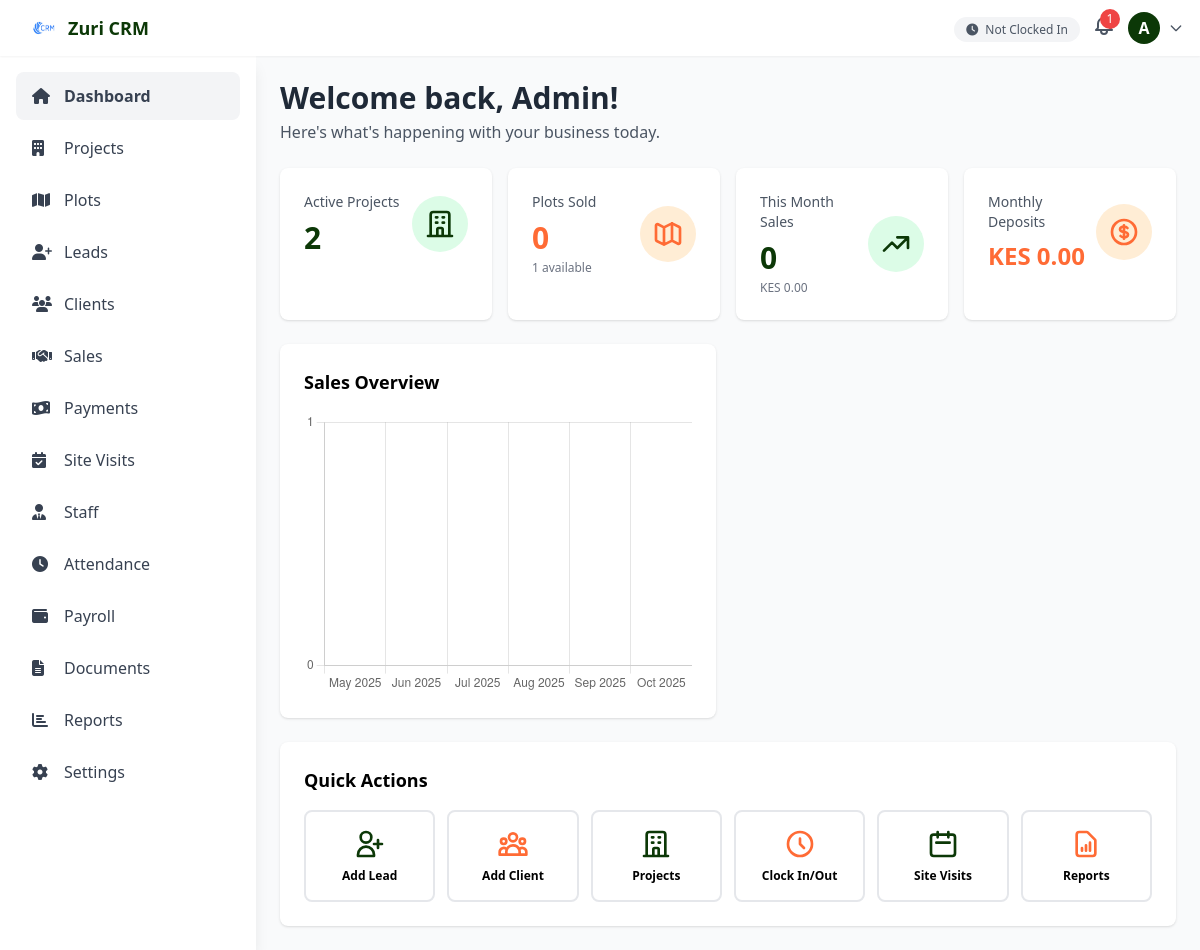
/dashboard.php (signed in), run on the app's committed database.
### tables this page shows
CREATE TABLE `settings` (
  `id` int NOT NULL,
  `site_name` varchar(255) DEFAULT 'Zuri CRM',
  `primary_color` varchar(7) DEFAULT '#0C3807',
  `secondary_color` varchar(7) DEFAULT '#FF6B35',
  `contact_email` varchar(255) DEFAULT NULL,
  `contact_phone` varchar(20) DEFAULT NULL,
  `contact_address` text,
  `office_latitude` decimal(10,8) DEFAULT NULL,
  `office_longitude` decimal(11,8) DEFAULT NULL,
  `office_radius` int DEFAULT '100',
  `logo_path` varchar(255) DEFAULT '/logo.png',
  `updated_at` timestamp NOT NULL DEFAULT CURRENT_TIMESTAMP ON UPDATE CURRENT_TIMESTAMP
);

### dashboard.php (the view, shortened to what the rows shown need)
<?php
require_once 'config.php';
$settings = getSettings();
$chartData = [];
if (hasPermission('sales', 'view')) {
    for ($i = 5; $i >= 0; $i--) {
        $month = date('Y-m', strtotime("-$i months"));
        $monthName = date('M Y', strtotime("-$i months"));
        $stmt = $pdo->prepare("SELECT COUNT(*) as count, COALESCE(SUM(sale_price), 0) as total
                               FROM sales
                               WHERE DATE_FORMAT(sale_date, '%Y-%m') = ? AND status != 'cancelled'");
        $stmt->execute([$month]);
        $data = $stmt->fetch();
        $chartData[] = [
            'month' => $monthName,
            'sales' => $data['count'],
            'revenue' => $data['total']
        ];
    }
}
include 'includes/header.php';
?>
<div class="p-4 md:p-6 pb-20 md:pb-6">
    <div class="mb-6">
        <h1 class="text-2xl md:text-3xl font-bold text-gray-800">Welcome back, <?php echo sanitize(explode(' ', getUserName())[0]); ?>!</h1>
    </div>
    <div class="grid grid-cols-1 lg:grid-cols-2 gap-6 mb-6">
        <?php if (!empty($chartData)): ?>
        <div class="bg-white rounded-lg shadow p-4 md:p-6">
            <h2 class="text-lg font-bold mb-4">Sales Overview</h2>
        </div>
        <?php endif; ?>
    </div>
    <div class="bg-white rounded-lg shadow p-4 md:p-6">
        <h2 class="text-lg font-bold mb-4">Quick Actions</h2>
    </div>
</div>
<script>
<?php if (!empty($chartData)): ?>
const ctx = document.getElementById('salesChart');
new Chart(ctx, {
    type: 'bar',
    data: {
        labels: <?php echo json_encode(array_column($chartData, 'month')); ?>,
        datasets: [{
            label: 'Sales Count',
            data: <?php echo json_encode(array_column($chartData, 'sales')); ?>,
            backgroundColor: '<?php echo $settings['primary_color']; ?>',
            borderColor: '<?php echo $settings['primary_color']; ?>',
            borderWidth: 1
        }]
    },
    options: {
        responsive: true,
        maintainAspectRatio: false,
        scales: {
            y: {
                beginAtZero: true,
                ticks: {
                    precision: 0
                }
            }
        },
        plugins: {
            legend: {
                display: false
            }
        }
    }
});
<?php endif; ?>
</script>

### includes/header.php (shortened to what the rows shown need)
<?php
$settings = getSettings();
?>
<!DOCTYPE html>
<html lang="en">
<head>
    <script src="https://cdn.tailwindcss.com"></script>
    <link rel="stylesheet" href="https://cdnjs.cloudflare.com/ajax/libs/font-awesome/6.4.0/css/all.min.css">
</head>
<body class="bg-gray-50">
    <header class="bg-white shadow-sm fixed top-0 left-0 right-0 z-40">
        <div class="flex items-center justify-between px-4 py-3">
            <div class="flex items-center space-x-3">
                <div class="flex items-center space-x-2">
                    <img src="<?php echo $settings['logo_path']; ?>" alt="Logo" class="h-8 w-8">
                    <span class="font-bold text-lg hidden sm:block" style="color: var(--primary-color);">
                        <?php echo sanitize($settings['site_name']); ?>
                    </span>
                </div>
            </div>
        </div>
    </header>
    <main class="pt-14 md:ml-64">

### data on the page
settings: logo_path (picture), site_name "Zuri CRM"

### other printed values
$unreadNotifications "1"
substr($userName, 0, 1) "A"
explode(' ', getUserName())[0] "Admin"
$stats['active_projects'] "2"
$stats['sold_plots'] "0"
$stats['available_plots'] "1"
$stats['monthly_sales'] "0"
formatMoney($stats['monthly_revenue']) "KES 0.00"
formatMoney($stats['monthly_payments']) "KES 0.00"
chart data {{ json_encode(array_column($chartData, 'sales')) }} [0,0,0,0,0,0]
